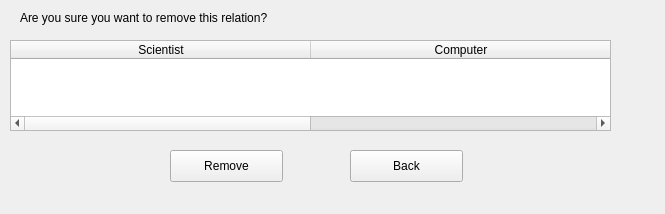
<?xml version="1.0" encoding="UTF-8"?>
<ui version="4.0">
 <class>removeRelation</class>
 <widget class="QWidget" name="removeRelation">
  <property name="geometry">
   <rect>
    <x>0</x>
    <y>0</y>
    <width>665</width>
    <height>214</height>
   </rect>
  </property>
  <property name="windowTitle">
   <string>Form</string>
  </property>
  <widget class="QPushButton" name="pushButton">
   <property name="geometry">
    <rect>
     <x>350</x>
     <y>150</y>
     <width>113</width>
     <height>32</height>
    </rect>
   </property>
   <property name="text">
    <string>Back</string>
   </property>
  </widget>
  <widget class="QPushButton" name="button_removeComp">
   <property name="geometry">
    <rect>
     <x>170</x>
     <y>150</y>
     <width>113</width>
     <height>32</height>
    </rect>
   </property>
   <property name="text">
    <string>Remove</string>
   </property>
  </widget>
  <widget class="QLabel" name="label">
   <property name="geometry">
    <rect>
     <x>20</x>
     <y>10</y>
     <width>331</width>
     <height>16</height>
    </rect>
   </property>
   <property name="text">
    <string>Are you sure you want to remove this relation?</string>
   </property>
  </widget>
  <widget class="QTableWidget" name="table_comp">
   <property name="geometry">
    <rect>
     <x>10</x>
     <y>40</y>
     <width>601</width>
     <height>91</height>
    </rect>
   </property>
   <attribute name="horizontalHeaderDefaultSectionSize">
    <number>300</number>
   </attribute>
   <column>
    <property name="text">
     <string>Scientist</string>
    </property>
   </column>
   <column>
    <property name="text">
     <string>Computer</string>
    </property>
   </column>
  </widget>
 </widget>
 <resources/>
 <connections/>
</ui>
